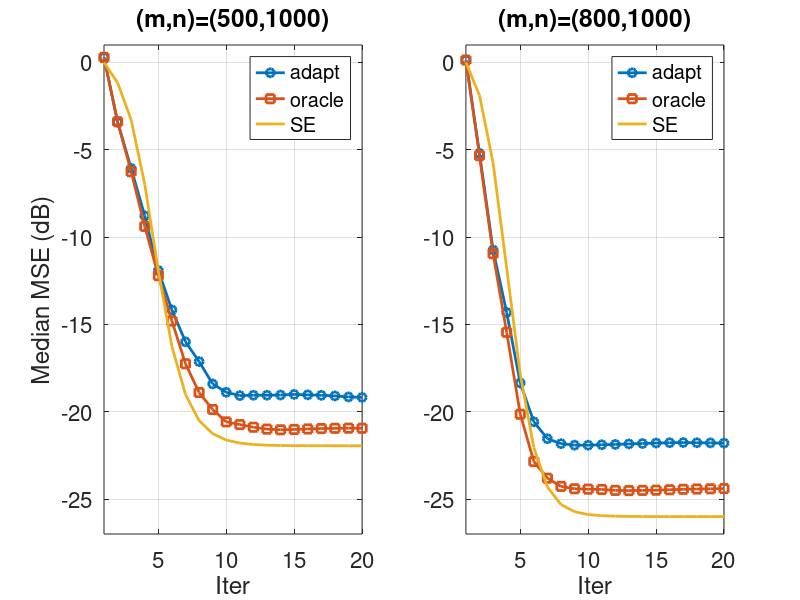

Write the MATLAB code that produced this figure.

load data/LNPSim_beta200;
load data/LNPSE_beta200;

subplot(1,2,1);
xvar0 = sparseRat;
mseMean = 10*log10(median(mseMeth,3)/xvar0);
nit = size(mseMean,1);
iter = (1:nit);
h=plot(iter,mseMean(:,3), 'o-', iter,mseMean(:,1), 's-', iter,mseSE,'-');
grid on;
set(gca,'FontSize',16);
set(h, 'LineWidth', 2);
xlabel('Iter');
ylabel('Median MSE (dB)');
title('(m,n)=(500,1000)');
legend(methStr{3}, methStr{1}, 'SE');
axis([1 20 -27 1]);

load data/LNPSim_beta125;
load data/LNPSE_beta125;

subplot(1,2,2);
xvar0 = sparseRat;
mseMean = 10*log10(median(mseMeth,3)/xvar0);
nit = size(mseMean,1);
iter = (1:nit);
h=plot(iter,mseMean(:,3), 'o-', iter,mseMean(:,1), 's-', iter, mseSE,'-');
grid on;
set(gca,'FontSize',16);
set(h, 'LineWidth', 2);
xlabel('Iter');
title('(m,n)=(800,1000)');
legend(methStr{3}, methStr{1}, 'SE');
axis([1 20 -27 1]);